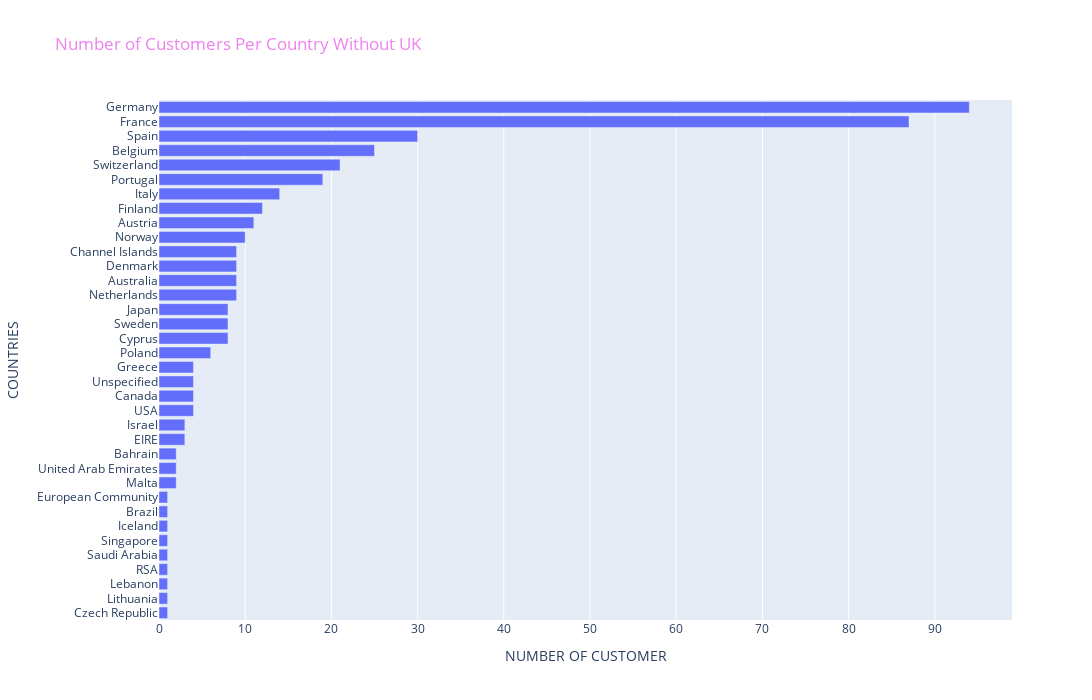

Notebook code for this chart:
### Code cell
# PLOTLY BAR PLOT
import plotly.express as px
plt.figure(figsize=(16, 9))
fig = px.bar(df.groupby('Country')["CustomerID"].nunique().sort_values(ascending=False),
             x=df.groupby('Country')["CustomerID"].nunique(
).sort_values(ascending=False).iloc[1:],
    y=df.groupby('Country')["CustomerID"].nunique(
).sort_values(ascending=False).iloc[1:].index,
    title="Number of Customers Per Country Without UK")
fig.update_yaxes(categoryorder='total ascending')
fig.update_layout(xaxis_title="NUMBER OF CUSTOMER", yaxis_title="COUNTRIES",
                  autosize=False, width=1400, height=700, title_font_color="violet",)
fig.show()

### Figure 1 — Plotly figure (JSON) as saved in the notebook; plotly's stock layout.template omitted (floating-point values rounded to 4 significant figures)
{"data": [{"alignmentgroup": "True", "hovertemplate": "x=%{x}<br>y=%{y}<extra></extra>", "legendgroup": "", "marker": {"color": "#636efa", "pattern": {"shape": ""}}, "name": "", "offsetgroup": "", "orientation": "h", "showlegend": false, "textposition": "auto", "type": "bar", "x": [94, 87, 30, 25, 21, 19, 14, 12, 11, 10, 9, 9, 9, 9, 8, 8, 8, 6, 4, 4, 4, 4, 3, 3, 2, 2, 2, 1, 1, 1, 1, 1, 1, 1, 1, 1], "xaxis": "x", "y": ["Germany", "France", "Spain", "Belgium", "Switzerland", "Portugal", "Italy", "Finland", "Austria", "Norway", "Netherlands", "Australia", "Denmark", "Channel Islands", "Cyprus", "Sweden", "Japan", "Poland", "USA", "Canada", "Unspecified", "Greece", "EIRE", "Israel", "Malta", "United Arab Emirates", "Bahrain", "Czech Republic", "Lithuania", "Lebanon", "RSA", "Saudi Arabia", "Singapore", "Iceland", "Brazil", "European Community"], "yaxis": "y"}], "layout": {"autosize": false, "barmode": "relative", "height": 700, "legend": {"tracegroupgap": 0}, "title": {"font": {"color": "violet"}, "text": "Number of Customers Per Country Without UK"}, "width": 1400, "xaxis": {"anchor": "y", "domain": [0, 1], "title": {"text": "NUMBER OF CUSTOMER"}}, "yaxis": {"anchor": "x", "categoryorder": "total ascending", "domain": [0, 1], "title": {"text": "COUNTRIES"}}}}
